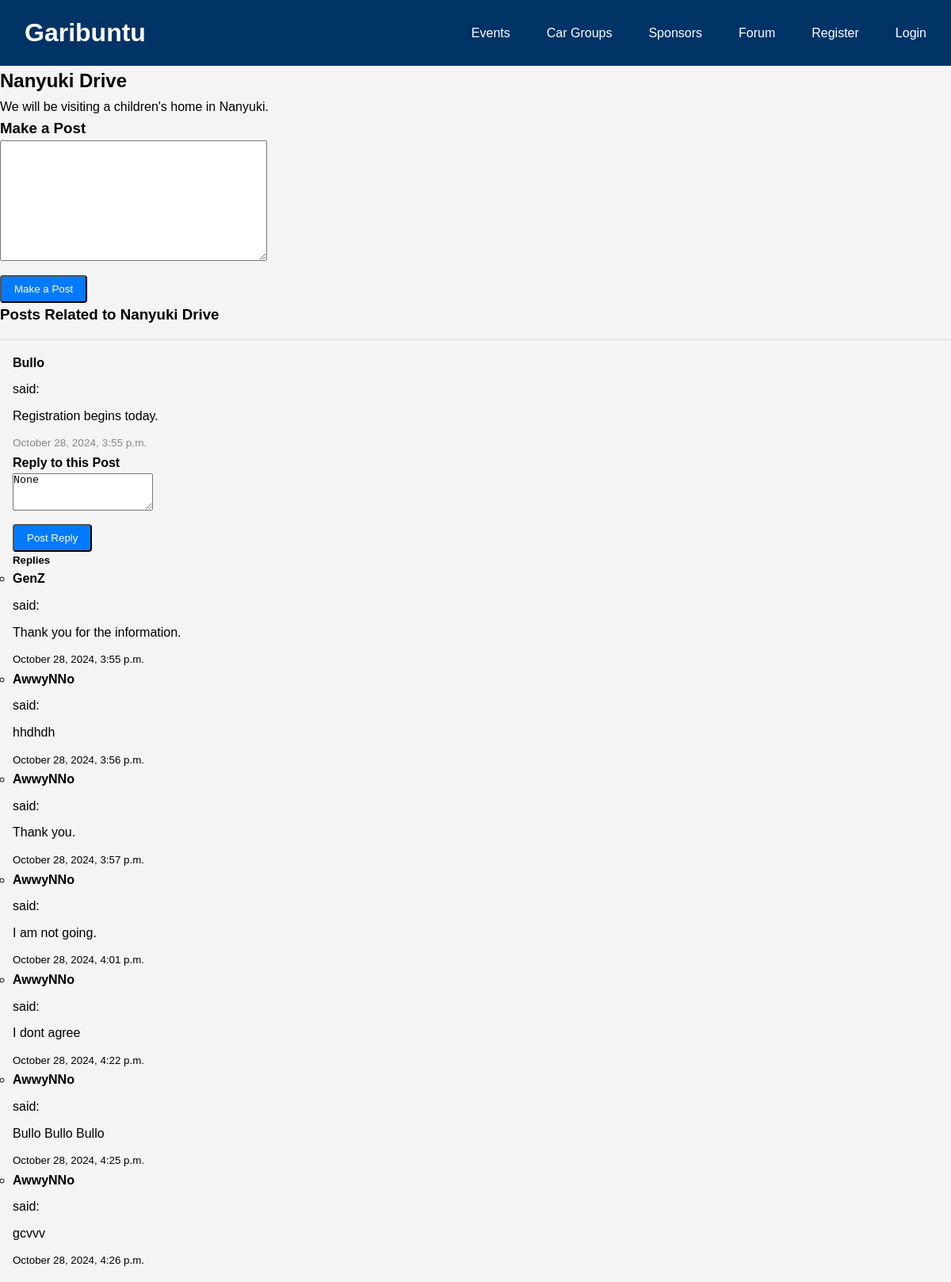
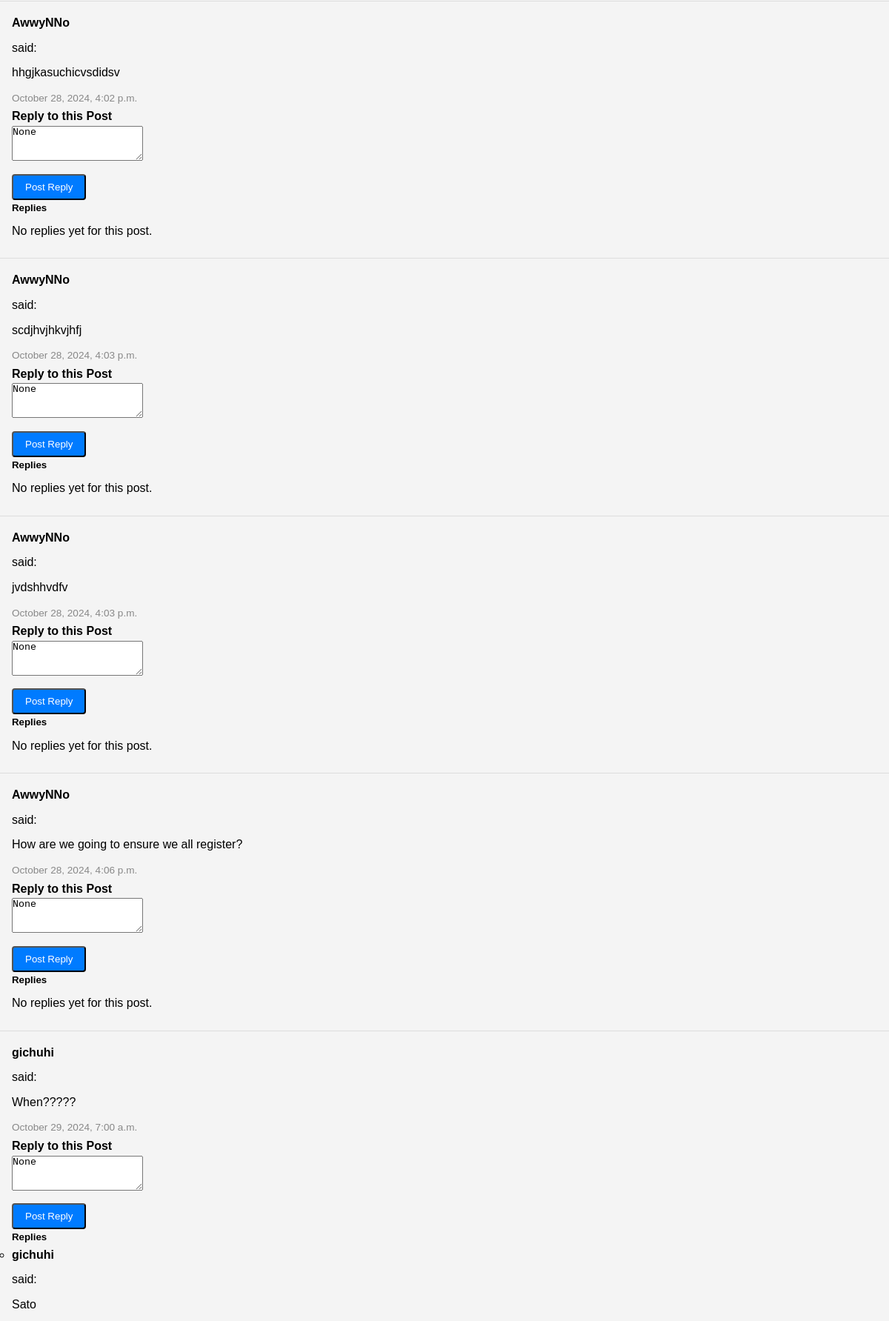
/forum/thread/1/ (signed in, upper part), run on the app's committed database (2 pictures, top to bottom).
### forum/models.py (models this page shows, shortened)
class ForumThread(models.Model):
    title = models.CharField(max_length=255)
    description = models.TextField(blank=True, null=True)
    created_by = models.ForeignKey(settings.AUTH_USER_MODEL, on_delete=models.CASCADE, related_name='threads')
    created_at = models.DateTimeField(auto_now_add=True)
    is_locked = models.BooleanField(default=False)  # New field to lock threads
    is_deleted = models.BooleanField(default=False)  # Soft delete for threads
    class Meta:
        permissions = [
            ('can_lock_thread', 'Can lock threads'),
            ('can_delete_thread', 'Can delete threads'),
            ('can_create_thread', 'Can create threads'),
        ]

class ForumPost(models.Model):
    thread = models.ForeignKey(ForumThread, on_delete=models.CASCADE, related_name='posts')
    content = models.TextField()
    created_by = models.ForeignKey(settings.AUTH_USER_MODEL, on_delete=models.CASCADE, related_name='posts')
    created_at = models.DateTimeField(auto_now_add=True)
    is_deleted = models.BooleanField(default=False)  # Soft delete for posts

class ForumReply(models.Model):
    post = models.ForeignKey(ForumPost, on_delete=models.CASCADE, related_name='replies')
    content = models.TextField()
    created_by = models.ForeignKey(settings.AUTH_USER_MODEL, on_delete=models.CASCADE, related_name='replies')
    created_at = models.DateTimeField(auto_now_add=True)
    is_deleted = models.BooleanField(default=False)  # Soft delete for replies

### users/models.py (models this page shows, shortened)
class User(AbstractUser):
    email = models.EmailField(unique=True)
    profile_picture = models.ImageField(upload_to='profiles/', blank=True, null=True)
    bio = models.TextField(blank=True, null=True)

### forum/views.py (the view, shortened to what this page needs)
# urls.py: path('thread/<int:thread_id>/', views.thread_detail, name='thread_detail'),
@login_required
def thread_detail(request, thread_id):
    thread = get_object_or_404(ForumThread, id=thread_id)
    posts = ForumPost.objects.filter(thread=thread, is_deleted=False)
    replies_by_post = {post.id: ForumReply.objects.filter(post=post) for post in posts}
    context = {
        'thread': thread,
        'posts': posts,
        'replies_by_post': replies_by_post,
        'post_form': PostForm(),
        'reply_form': ReplyForm()  # Empty form for rendering in each reply section
    }
    return render(request, 'thread_detail.html', context)

### forum/forms.py
class PostForm(forms.ModelForm):
    class Meta:
        model = ForumPost
        fields = ['content']

class ReplyForm(forms.ModelForm):
    class Meta:
        model = ForumReply
        fields = ['content']

### garibuntu/templatetags/forum_extras.py (called while the page is built)
@register.filter
def get_item(dictionary, key):
    return dictionary.get(key)

### forum/templates/thread_detail.html (shortened to what this page needs)
{% extends "base.html" %}
{% load forum_extras %}
{% load forum_extras %}
{% block content %}
{% if not thread.is_deleted %}
    <h2>{{ thread.title }}</h2>
    <p>{{ thread.description }}</p>
    {% if thread.is_locked %}
        <p class="thread-locked-message">This thread is locked. Further posts are disabled.</p>
    {% else %}
        <h3>Make a Post</h3>
        <form method="post" action="{% url 'forum:thread_detail' thread.id %}">
            <div>
                {{ post_form.content }}
            </div>
            <button type="submit" class="btn" name="post_submit">Make a Post</button>
        </form>
    {% endif %}
    <h3>Posts Related to {{ thread.title }}</h3>
    {% if posts %}
        <ul class="post-list">
            {% for post in posts %}
                <li class="post-item">
                    <strong>{{ post.created_by }}</strong> said:
                    <p>{{ post.content }}</p>
                    <small class="post-timestamp">{{ post.created_at|date:"F j, Y, g:i a" }}</small>
                    {% if not thread.is_locked %}
                        <h4>Reply to this Post</h4>
                        <form method="post" action="{% url 'forum:thread_detail' thread.id %}">
                            <div>
                                <textarea name="content" rows="3" required placeholder="Write your reply here...">{{ reply_form.content.value }}</textarea>
                            </div>
                            <button type="submit" class="btn" name="reply_submit">Post Reply</button>
                        </form>
                    {% endif %}
                    <h5>Replies</h5>
                    {% if replies_by_post|get_item:post.id %}
                        <ul class="replies-list">
                            {% for reply in replies_by_post|get_item:post.id %}
                                <li class="reply-item">
                                    <strong>{{ reply.created_by }}</strong> said:
                                    <p>{{ reply.content }}</p>
                                    <small class="reply-timestamp">{{ reply.created_at|date:"F j, Y, g:i a" }}</small>
                                </li>
                            {% endfor %}
                        </ul>
                    {% else %}
                        <p>No replies yet for this post.</p>
                    {% endif %}
                </li>
            {% endfor %}
        </ul>
    {% else %}
        <p>No posts yet. Be the first to make a post related to {{ thread.title }}!</p>
    {% endif %}
{% else %}
    <p>This thread has been deleted and is no longer available.</p>
{% endif %}
{% endblock %}

### garibuntu/static/css/styles.css (style rules this page uses)
* { margin: 0; padding: 0; box-sizing: border-box; }
body { font-family: Arial, sans-serif; line-height: 1.6; background-color: #f4f4f4; }
.btn { display: inline-block; margin-top: 10px; padding: 8px 16px; background-color: #007bff; color: #fff; text-decoration: none; border-radius: 4px; }
.post-list { list-style-type: none; padding: 0; margin: 1em 0; border-top: 1px solid #ddd; }
.post-item { padding: 1em; border-bottom: 1px solid #ddd; }
.post-item strong { font-weight: bold; display: block; margin-bottom: 0.5em; }
.post-item p { margin: 0.5em 0; }
.post-timestamp { font-size: 0.85em; color: #888; }

### data on the page
ForumThread: title "Nanyuki Drive", description "We will be visiting a children's home in Nanyuki."
ForumPost: created_by "Bullo", content "Registration begins today.", created_at "October 28, 2024, 3:55 p.m.", content "None"
ForumReply: created_by "GenZ", content "Thank you for the information.", created_at "October 28, 2024, 3:55 p.m."
ForumReply: created_by "AwwyNNo", content "hhdhdh", created_at "October 28, 2024, 3:56 p.m."
ForumReply: created_by "AwwyNNo", content "Thank you.", created_at "October 28, 2024, 3:57 p.m."
ForumReply: created_by "AwwyNNo", content "I am not going.", created_at "October 28, 2024, 4:01 p.m."
ForumReply: created_by "AwwyNNo", content "I dont agree", created_at "October 28, 2024, 4:22 p.m."
ForumReply: created_by "AwwyNNo", content "Bullo Bullo Bullo", created_at "October 28, 2024, 4:25 p.m."
ForumReply: created_by "AwwyNNo", content "gcvvv", created_at "October 28, 2024, 4:26 p.m."
ForumPost: created_by "AwwyNNo", content "hhgjkasuchicvsdidsv", created_at "October 28, 2024, 4:02 p.m.", content "None", shows "No replies yet for this post."
ForumPost: created_by "AwwyNNo", content "scdjhvjhkvjhfj", created_at "October 28, 2024, 4:03 p.m.", content "None", shows "No replies yet for this post."
ForumPost: created_by "AwwyNNo", content "jvdshhvdfv", created_at "October 28, 2024, 4:03 p.m.", content "None", shows "No replies yet for this post."
ForumPost: created_by "AwwyNNo", content "How are we going to ensure we all register?", created_at "October 28, 2024, 4:06 p.m.", content "None", shows "No replies yet for this post."
ForumPost: created_by "gichuhi", content "When?????", created_at "October 29, 2024, 7:00 a.m.", content "None"
ForumReply: created_by "gichuhi", content "Sato"
